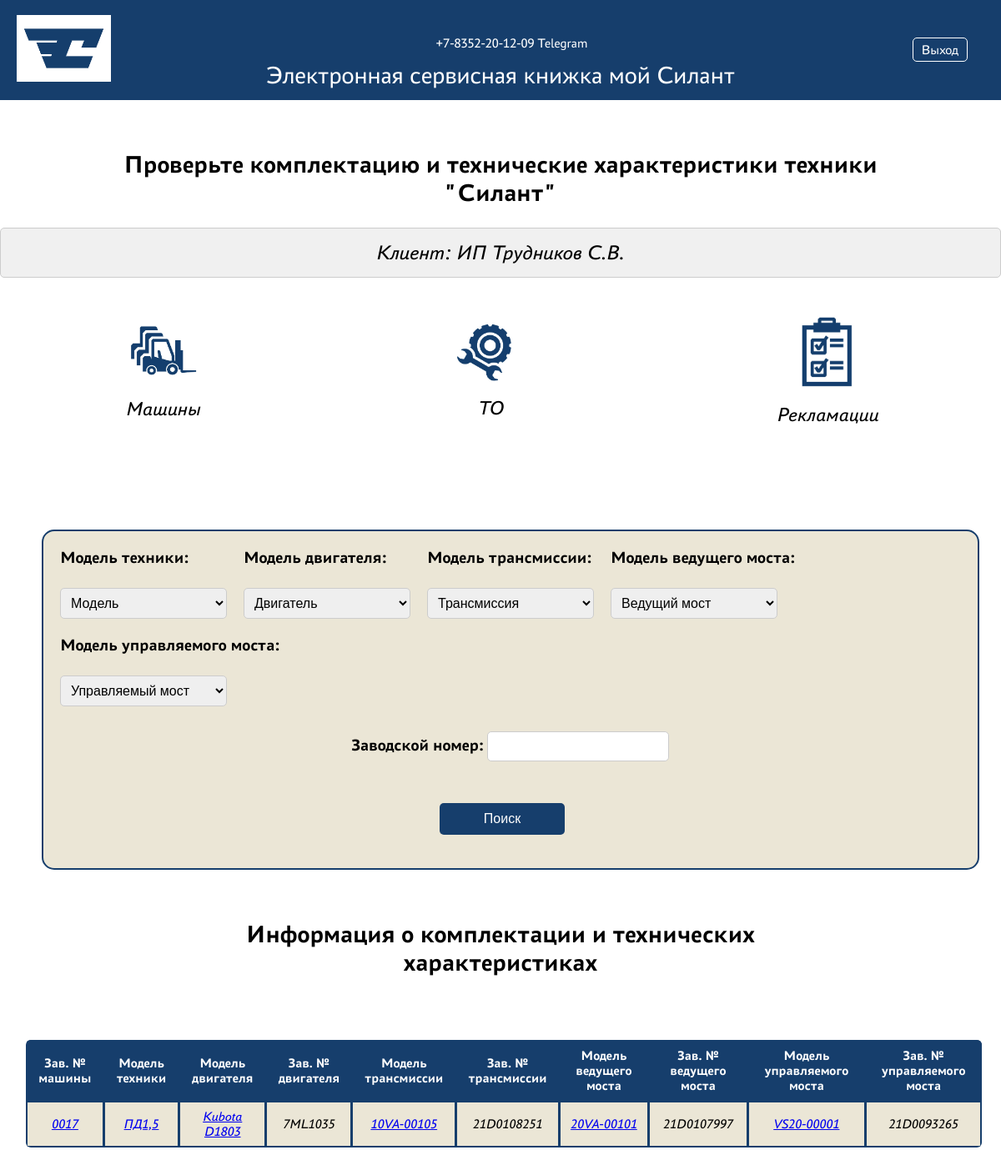
Screenshot of / (signed in) with the database file from the repository.
### Silant/silant_app/models.py (models this page shows, shortened)
class Client(models.Model):
    reference_entity = models.ForeignKey(ReferenceEntity, on_delete=models.CASCADE, verbose_name="Название справочника")
    name = models.CharField(max_length=255, verbose_name="Имя клиента")
    description = models.TextField(max_length=255, default="Клиент", verbose_name="Описание")
    user = models.OneToOneField(User, on_delete=models.CASCADE, verbose_name="Пользователь")

class Machine(models.Model):
    reference_entity = models.ForeignKey(ReferenceEntity, on_delete=models.CASCADE, verbose_name="Название")
    model = models.ForeignKey(MachineModel, on_delete=models.CASCADE, verbose_name="Модель техники")
    serial_number = models.CharField(unique=True, max_length=255, verbose_name="Заводской № машины")
    engine_model = models.ForeignKey(EngineModel, on_delete=models.CASCADE, verbose_name="Модель двигателя")
    engine_serial_number = models.CharField(unique=True, max_length=255, verbose_name="Заводской № двигателя")
    transmission_model = models.ForeignKey(TransmissionModel, on_delete=models.CASCADE, verbose_name="Модель трансмиссии")
    transmission_serial_number = models.CharField(unique=True, max_length=255, verbose_name="Заводской № трансмиссии")
    drive_axle_model = models.ForeignKey(DriveAxleModel, on_delete=models.CASCADE, verbose_name="Модель ведущего моста")
    drive_axle_serial_number = models.CharField(max_length=255, verbose_name="Заводской № ведущего моста")
    steer_axle_model = models.ForeignKey(SteerAxleModel, on_delete=models.CASCADE, verbose_name="Модель управляемого моста")
    steer_axle_serial_number = models.CharField(max_length=255, verbose_name="Заводской № управляемого моста")
    delivery_contract = models.CharField(max_length=255, verbose_name="Договор поставки (№, дата)")
    shipment_date = models.DateField(verbose_name="Дата отгрузки с завода")
    client = models.ForeignKey(Client, on_delete=models.CASCADE, verbose_name="Клиент")
    end_user = models.CharField(max_length=255, verbose_name="Грузополучатель (конечный потребитель)")
    shipping_address = models.CharField(max_length=255, verbose_name="Адрес поставки (эксплуатации)")
    configuration = models.TextField(max_length=80, default="Стандарт", verbose_name="Комплектация (доп. опции)")
    service_department = models.ForeignKey(ServiceDepartment, on_delete=models.CASCADE, verbose_name="Сервисная компания")

class MachineModel(models.Model):
    reference_entity = models.ForeignKey(ReferenceEntity, on_delete=models.CASCADE, verbose_name="Название справочника")
    name = models.CharField(max_length=255, verbose_name="Модель техники")
    description = models.TextField(verbose_name="Описание ")

class EngineModel(models.Model):
    reference_entity = models.ForeignKey(ReferenceEntity, on_delete=models.CASCADE, verbose_name="Название справочника")
    name = models.CharField(max_length=255, verbose_name="Модель двигателя")
    description = models.TextField(verbose_name="Описание")

class TransmissionModel(models.Model):
    reference_entity = models.ForeignKey(ReferenceEntity, on_delete=models.CASCADE, verbose_name="Название справочника")
    name = models.CharField(max_length=255, verbose_name="Модель трансмиссии")
    description = models.TextField(verbose_name="Описание")

class DriveAxleModel(models.Model):
    reference_entity = models.ForeignKey(ReferenceEntity, on_delete=models.CASCADE, verbose_name="Название справочника")
    name = models.CharField(max_length=255, verbose_name="Модель ведущего моста")
    description = models.TextField(verbose_name="Описание")

class SteerAxleModel(models.Model):
    reference_entity = models.ForeignKey(ReferenceEntity, on_delete=models.CASCADE, verbose_name="Название справочника")
    name = models.CharField(max_length=255, verbose_name="Модель управляемого моста")
    description = models.TextField(verbose_name="Описание")

### Silant/silant_app/views.py (the view, shortened to what this page needs)
# urls.py: path('', MachineListView.as_view(), name='machine-list'),
class MachineListView(ListView):
    model = Machine
    template_name = 'index.html'
    context_object_name = 'machines'
    ordering = ['shipment_date']  # Сортировка по дате отгрузки с завода
    def get_queryset(self):
        queryset = super().get_queryset().order_by('-shipment_date')
        serial_number = self.request.GET.get('serial-number')
        if serial_number:
            queryset = queryset.filter(serial_number__icontains=serial_number)
        model_id = self.request.GET.get('model')
        engine_id = self.request.GET.get('engine')
        transmission_id = self.request.GET.get('transmission')
        drive_axle_id = self.request.GET.get('drive_axle')
        steer_axle_id = self.request.GET.get('steer_axle')
        if model_id:
            queryset = queryset.filter(model_id=model_id)
        if engine_id:
            queryset = queryset.filter(engine_model_id=engine_id)
        if transmission_id:
            queryset = queryset.filter(transmission_model_id=transmission_id)
        if drive_axle_id:
            queryset = queryset.filter(drive_axle_model_id=drive_axle_id)
        if steer_axle_id:
            queryset = queryset.filter(steer_axle_model_id=steer_axle_id)
        user = self.request.user
        if user.groups.filter(name='Manager').exists():
            return queryset
        elif user.groups.filter(name='Service').exists():
            return queryset.filter(service_department=user.servicedepartment)
        elif user.groups.filter(name='Client').exists():
            return queryset.filter(client=user.client)
        else:
            return queryset
    def get_context_data(self, **kwargs):
        context = super().get_context_data(**kwargs)
        user = self.request.user
        machine_models = None
        engine_models = None
        transmission_models = None
        drive_axle_models = None
        steer_axle_models = None
        if user.is_authenticated:
            if user.groups.filter(name='Manager').exists():
                machine_models = MachineModel.objects.all()
                engine_models = EngineModel.objects.all()
                transmission_models = TransmissionModel.objects.all()
                drive_axle_models = DriveAxleModel.objects.all()
                steer_axle_models = SteerAxleModel.objects.all()
            elif user.groups.filter(name='Client').exists():
                client = user.client
                machine_models = MachineModel.objects.filter(machine__client=client).distinct()
                engine_models = EngineModel.objects.filter(machine__client=client).distinct()
                transmission_models = TransmissionModel.objects.filter(machine__client=client).distinct()
                drive_axle_models = DriveAxleModel.objects.filter(machine__client=client).distinct()
                steer_axle_models = SteerAxleModel.objects.filter(machine__client=client).distinct()
        context['machine_models'] = machine_models
        context['engine_models'] = engine_models
        context['transmission_models'] = transmission_models
        context['drive_axle_models'] = drive_axle_models
        context['steer_axle_models'] = steer_axle_models
        if not context['machines']:
            context['search_message'] = "Данная машина не найдена"
        return context

### Silant/templates/index.html (shortened to what this page needs)
{% extends 'flatpages/baseheader.html' %}
{% load static %}
{% block content %}
    <link rel="stylesheet" type="text/css" href="{% static 'css/styles.css' %}">
    <div class="comp">
        <h2 class="Text-comp">Проверьте комплектацию и технические характеристики техники <br/> "Силант"</h2>
    </div>
    {% if user.is_authenticated %}
    <div class="user-info">
        {% if user.is_authenticated %}
            {% if user.groups.all %}
                {% for group in user.groups.all %}
                    {% if group.name == "Manager" %}
                        <p>Менеджер: {{ user.username }}</p>
                    {% elif group.name == "Service" %}
                        <p>Сервис: {{ user.servicedepartment.name }}</p>
                    {% elif group.name == "Client" %}
                        <p>Клиент: {{ user.client.name }}</p>
                    {% endif %}
                {% endfor %}
            {% endif %}
        {% endif %}
    </div>
    {% endif %}
    {% if user.is_authenticated %}
    <div class="navigation-links">
        <a href="{% url 'machine-list' %}">
            <img src="{% static 'images/machine.jpg' %}" alt="Машины">
            <p>Машины</p>
        </a>
        <a href="{% url 'maintenance-list' %}">
            <img src="{% static 'images/to.jpg' %}" alt="ТО">
            <p>ТО</p>
        </a>
        <a href="{% url 'reclamation-list' %}">
            <img src="{% static 'images/rec.jpg' %}" alt="Рекламации">
            <p>Рекламации</p>
        </a>
    </div>
    {% endif %}
    {% if user.is_authenticated %}
    <div class="search-container-max">
        <form action="" method="GET" class="search-form-max">
            <div class="search-item-row">
                <div class="search-item-max">
                    <label for="model">Модель техники:</label>
                    <select name="model" id="model">
                        <option value="">Модель</option>
                    </select>
                </div>
                <div class="search-item-max">
                    <label for="engine">Модель двигателя:</label>
                    <select name="engine" id="engine">
                        <option value="">Двигатель</option>
                    </select>
                </div>
                <div class="search-item-max">
                    <label for="transmission">Модель трансмиссии:</label>
                    <select name="transmission" id="transmission">
                        <option value="">Трансмиссия</option>
                    </select>
                </div>
                <div class="search-item-max">
                    <label for="drive_axle">Модель ведущего моста:</label>
                    <select name="drive_axle" id="drive_axle">
                        <option value="">Ведущий мост</option>
                    </select>
                </div>
                <div class="search-item-max">
                    <label for="steer_axle">Модель управляемого моста:</label>
                    <select name="steer_axle" id="steer_axle">
                        <option value="">Управляемый мост</option>
                    </select>
                </div>
            </div>
            <div class="search-item-single">
                <label for="serial-number">Заводской номер:</label>
                <input type="text" id="serial-number" name="serial-number">
            </div>
            <div class="search-item-max search-item-button">
                <input type="submit" value="Поиск">
            </div>
        </form>
    </div>
    {% endif %}
    <div class="comp">
        <h2 class="Text-comp">Информация о комплектации и технических <br/> характеристиках</h2>
    </div>
    <div id="search-results">
        <div class="table-container">
        <table border="1" id="search-table">
            <thead>
                <tr>
                    <th>Зав. № машины</th>
                    <th>Модель техники</th>
                    <th>Модель двигателя</th>
                    <th>Зав. № двигателя</th>
                    <th>Модель трансмиссии</th>
                    <th>Зав. № трансмиссии</th>
                    <th>Модель ведущего моста</th>
                    <th>Зав. № ведущего моста</th>
                    <th>Модель управляемого моста</th>
                    <th>Зав. № управляемого моста</th>
                </tr>
            </thead>
            <tbody>
                {% for machine in machines %}
                    <tr>
                        {% if user.is_authenticated %}
                                <td><a href="{% url 'machine-detail' pk=machine.pk %}">{{ machine.serial_number }}</a></td>
                                <td><a href="{% url 'model-detail' pk=machine.model.pk %}">{{ machine.model.name }}</a></td>
                                <td><a href="{% url 'engine-detail' pk=machine.engine_model.pk %}">{{ machine.engine_model.name }}</a></td>
                                <td>{{ machine.engine_serial_number }}</td>
                                <td><a href="{% url 'transmission' pk=machine.transmission_model.pk %}">{{ machine.transmission_model.name }}</a></td>
                                <td>{{ machine.transmission_serial_number }}</td>
                                <td><a href="{% url 'drive-axle' pk=machine.drive_axle_model.pk %}">{{ machine.drive_axle_model.name }}</a></td>
                                <td>{{ machine.drive_axle_serial_number }}</td>
                                <td><a href="{% url 'steer-axle' pk=machine.steer_axle_model.pk %}">{{ machine.steer_axle_model.name }}</a></td>
                                <td>{{ machine.steer_axle_serial_number }}</td>
                            {% endif %}
                    </tr>
                {% endfor %}
            </tbody>
        </table>
        </div>
    </div>
{% endblock %}

### Silant/static/css/styles.css (style rules this page uses)
body { width: 100%; margin: 0; padding: 0; }
.table-container { overflow-x: auto; max-width: 100%; margin: 0 auto; padding: 20px; box-sizing: border-box; position: relative; border-radius: 15px; }
.table-container::after { content: ''; position: absolute; bottom: 0; left: 0; width: 100%; height: 10px; background: linear-gradient(to bottom, rgba(255, 255, 255, 0), #fff); }
table { border-radius: 7px; margin-left: 10px; max-width: 99%; margin-top: 30px; width: 100%; border-collapse: collapse; overflow: hidden; }
th, td { text-align: center; font-family: Astra-ital; padding: 8px; border-bottom: 3px solid #163E6C; border: 3px solid #163E6C; background-color: #EBE6D6; }
th { font-family: Astra-bold; background-color: #163E6C; color: white; text-align: center; }
.comp { font-family: Astra-bold; margin-top: 60px; text-align: center; }
.Text-comp { font-size: 30px; }
.user-info { font-family: Astra-ital; text-align: center; font-size: 25px; margin-top: 20px; padding: 10px; background-color: #f0f0f0; border: 1px solid #ccc; border-radius: 5px; }
.user-info p { margin: 5px 0; }
.navigation-links { display: flex; justify-content: space-around; align-items: center; margin-top: 40px; }
.navigation-links a { text-align: center; text-decoration: none; color: black; }
.navigation-links a img { width: 100px; height: auto; }
.navigation-links a p { font-family: Astra-ital; margin-top: 5px; font-size: 24px; }
.search-container-max { border-radius: 15px; margin-left: 50px; max-width: 90%; margin-top: 30px; padding: 20px; background-color:#EBE6D6; display: flex; flex-wrap: wrap; justify-content: center; border: 2px solid #163E6C; }
.search-container-max .search-form-max { display: flex; flex-direction: column; }
.search-container-max .search-item-row { display: flex; flex-wrap: wrap; }
.search-container-max .search-item-max { display: flex; flex-direction: column; margin-right: 20px; margin-bottom: 20px; }
.search-container-max label { font-family: Astra-bold; font-size: 20px; font-weight: bold; margin-bottom: 5px; }
.search-container-max select { margin-top: 20px; width: 200px; padding: 8px; border: 1px solid #ccc; border-radius: 5px; font-size: 16px; }
.search-container-max option { font-family: Astra-ital; }
.search-container-max input[type="text"] { font-family: Astra-ital; width: 200px; padding: 8px; border: 1px solid #ccc; border-radius: 5px; font-size: 16px; }
.search-container-max input[type="submit"] { margin: 50px auto 0 auto; padding: 10px 15px; width: 150px; max-width: 150px; background-color:#163E6C; color: white; border: none; border-radius: 5px; cursor: pointer; font-size: 16px; }
.search-container-max .search-item-single { text-align: center; align-items: center; margin-top: 10px; }

### rows the page displays
Machine: serial_number "0017", model.name "ПД1,5", engine_model.name "Kubota D1803", engine_serial_number "7ML1035", transmission_model.name "10VA-00105", transmission_serial_number "21D0108251", drive_axle_model.name "20VA-00101", drive_axle_serial_number "21D0107997", steer_axle_model.name "VS20-00001", steer_axle_serial_number "21D0093265"

### other values shown
{{ user.client.name }} "ИП Трудников С.В."
